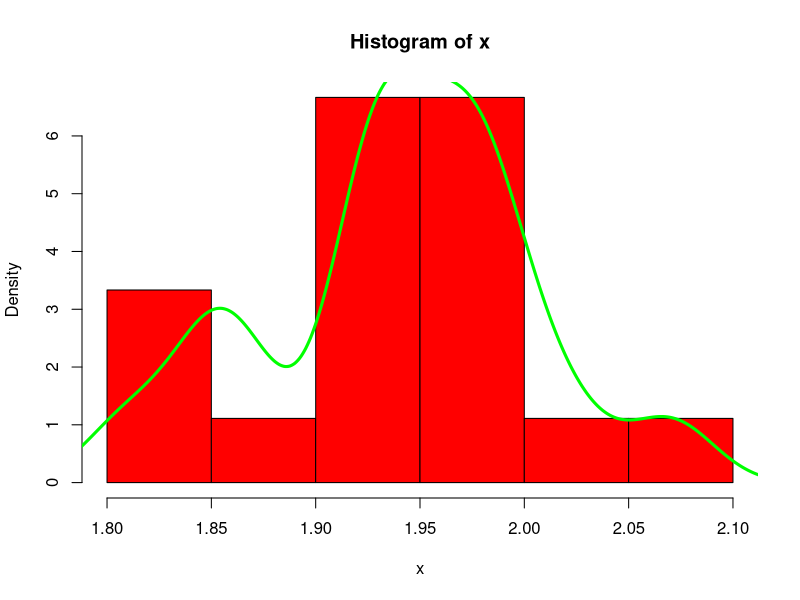
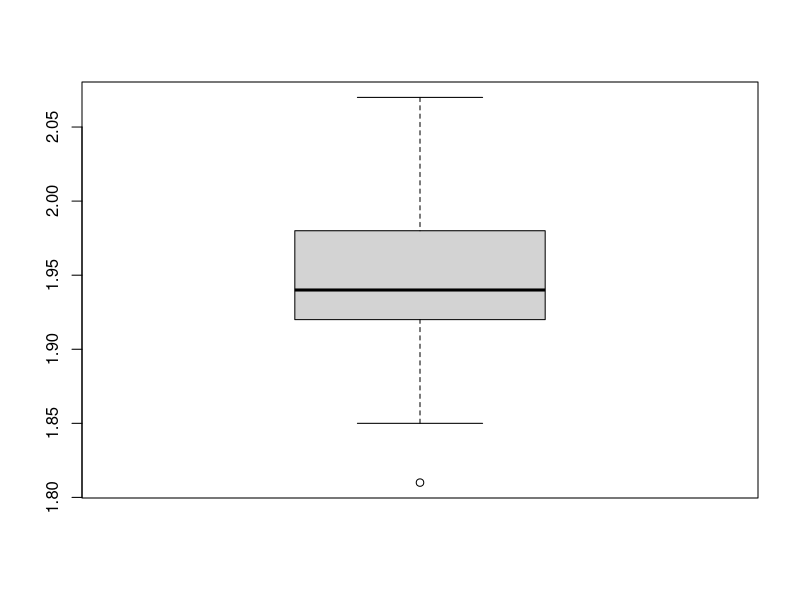

Write the R code that produced these figures, in order.

x=c(1.81, 1.97, 1.93, 1.97, 1.85, 1.99, 1.95, 1.93, 1.85, 1.87, 1.98, 1.93, 1.96, 2.02, 2.07,1.92, 1.99, 1.93)
n=length(x)
n

media=mean(x)
std=sd(x)
media
std

hist(x,freq=FALSE,col="red")
lines(density(x),col="green",lwd=3)

tmin=qt(0.005,n-1)
tmax=qt(0.995,n-1)
tmin
tmax

media+tmin*std/sqrt(n)
media+tmax*std/sqrt(n)
tmax*std/sqrt(n)

media=mean(x)

(n-1)*var(x)/qchisq(0.005,n-1)
(n-1)*var(x)/qchisq(0.995,n-1)

boxplot(x)